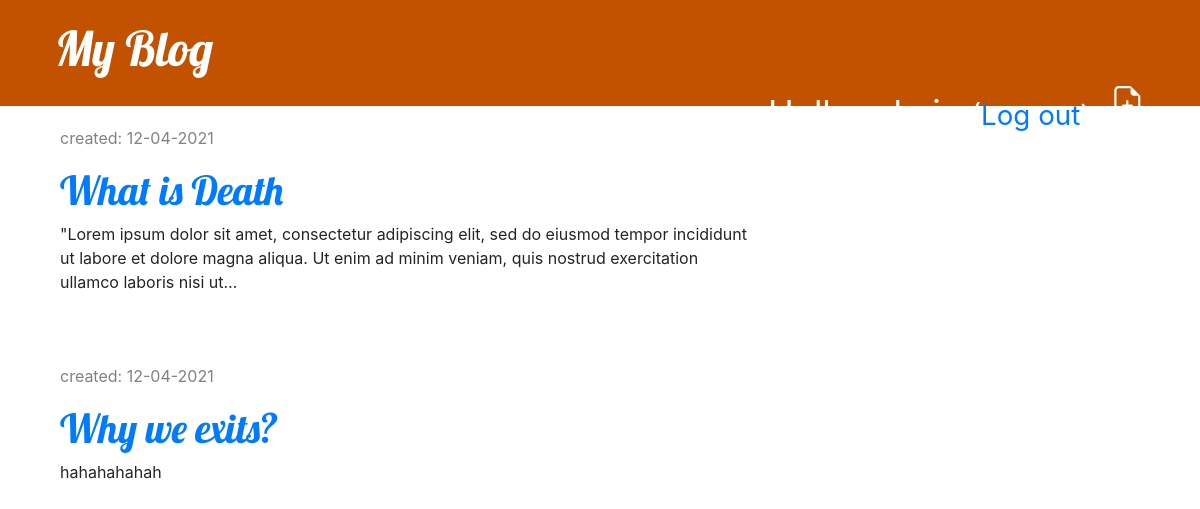
Before: /drafts/ (signed in) with the older database file.
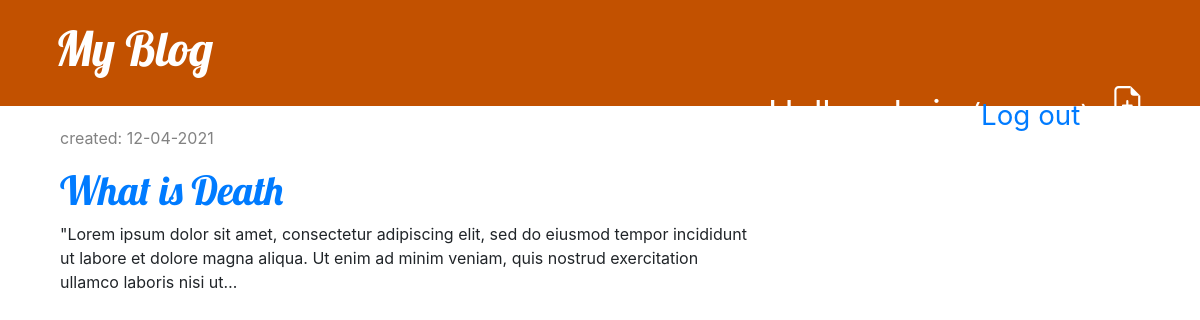
After: the same page with the newer database file.
### blog/models.py (models this page shows, shortened)
class Post(models.Model):
    author = models.ForeignKey(settings.AUTH_USER_MODEL, on_delete=models.CASCADE)
    title = models.CharField(max_length=200)
    text = models.TextField()
    created_date = models.DateTimeField(default=timezone.now)
    published_date = models.DateTimeField(blank=True, null=True)

### blog/views.py (the view)
# urls.py: path('drafts/', views.post_draft_list, name='post_draft_list'),
@login_required()
def post_draft_list(request):
    posts = Post.objects.filter(published_date__isnull=True).order_by('created_date')
    return render(request, 'blog/post_draft_list.html', {'posts': posts})

### blog/templates/blog/post_draft_list.html
{% extends 'blog/base.html' %}
{% block content %}
    {% for post in posts %}
        <div class="post">
            <p class="date">created: {{ post.created_date|date:'d-m-Y' }}</p>
            <h1><a href="{% url 'post_detail' pk=post.pk %}">{{ post.title }}</a></h1>
            <p>{{ post.text|truncatechars:200 }}</p>
        </div>
    {% endfor %}
{% endblock %}

Changed rows visible on the page:
no longer on this page (row edited): Post: created_date "12-04-2021", title "Why we exits?", text "hahahahahah"
